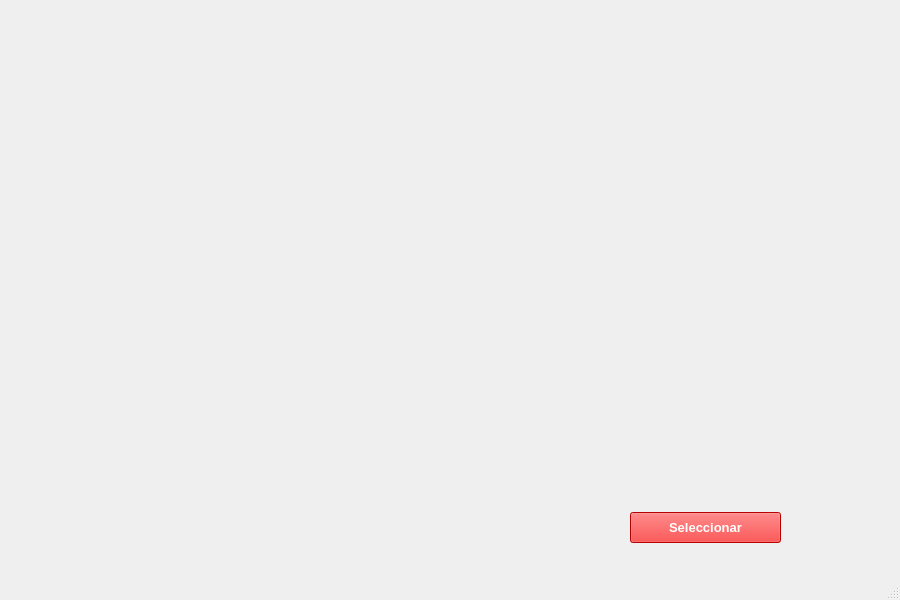
<?xml version="1.0" encoding="UTF-8"?>
<ui version="4.0">
 <class>VentanaJuego</class>
 <widget class="QMainWindow" name="VentanaJuego">
  <property name="geometry">
   <rect>
    <x>0</x>
    <y>0</y>
    <width>900</width>
    <height>600</height>
   </rect>
  </property>
  <property name="minimumSize">
   <size>
    <width>900</width>
    <height>600</height>
   </size>
  </property>
  <property name="maximumSize">
   <size>
    <width>900</width>
    <height>600</height>
   </size>
  </property>
  <property name="windowTitle">
   <string>MainWindow</string>
  </property>
  <widget class="QWidget" name="centralwidget">
   <widget class="QLabel" name="imagen_fondo">
    <property name="geometry">
     <rect>
      <x>0</x>
      <y>0</y>
      <width>900</width>
      <height>600</height>
     </rect>
    </property>
    <property name="minimumSize">
     <size>
      <width>900</width>
      <height>600</height>
     </size>
    </property>
    <property name="maximumSize">
     <size>
      <width>900</width>
      <height>600</height>
     </size>
    </property>
    <property name="text">
     <string/>
    </property>
    <property name="pixmap">
     <pixmap>../../sprites/background/dojo3.png</pixmap>
    </property>
    <property name="scaledContents">
     <bool>true</bool>
    </property>
   </widget>
   <widget class="QLabel" name="label_pilar_abajo">
    <property name="geometry">
     <rect>
      <x>80</x>
      <y>250</y>
      <width>761</width>
      <height>311</height>
     </rect>
    </property>
    <property name="text">
     <string/>
    </property>
    <property name="pixmap">
     <pixmap>../../sprites/background/table.png</pixmap>
    </property>
    <property name="scaledContents">
     <bool>true</bool>
    </property>
   </widget>
   <widget class="QPushButton" name="boton_seleccionar">
    <property name="geometry">
     <rect>
      <x>630</x>
      <y>512</y>
      <width>151</width>
      <height>31</height>
     </rect>
    </property>
    <property name="font">
     <font>
      <pointsize>10</pointsize>
      <weight>75</weight>
      <bold>true</bold>
     </font>
    </property>
    <property name="styleSheet">
     <string notr="true">background-color: rgb(255, 0, 0);
color: rgb(255, 255, 255);</string>
    </property>
    <property name="text">
     <string>Seleccionar</string>
    </property>
   </widget>
   <widget class="QLabel" name="carta_oponente">
    <property name="geometry">
     <rect>
      <x>210</x>
      <y>110</y>
      <width>191</width>
      <height>271</height>
     </rect>
    </property>
    <property name="text">
     <string/>
    </property>
    <property name="pixmap">
     <pixmap>../../sprites/cartas/back.png</pixmap>
    </property>
    <property name="scaledContents">
     <bool>true</bool>
    </property>
   </widget>
   <widget class="QLabel" name="carta_jugador">
    <property name="geometry">
     <rect>
      <x>510</x>
      <y>110</y>
      <width>191</width>
      <height>271</height>
     </rect>
    </property>
    <property name="text">
     <string/>
    </property>
    <property name="pixmap">
     <pixmap>../../sprites/cartas/back.png</pixmap>
    </property>
    <property name="scaledContents">
     <bool>true</bool>
    </property>
   </widget>
   <widget class="QLabel" name="label_nombre_oponente">
    <property name="geometry">
     <rect>
      <x>230</x>
      <y>50</y>
      <width>171</width>
      <height>51</height>
     </rect>
    </property>
    <property name="font">
     <font>
      <family>MS Sans Serif</family>
      <pointsize>17</pointsize>
      <weight>9</weight>
      <italic>false</italic>
      <bold>false</bold>
     </font>
    </property>
    <property name="styleSheet">
     <string notr="true">color: rgb(255, 255, 255);
font: 75 17pt &quot;MS Sans Serif&quot;;
</string>
    </property>
    <property name="text">
     <string/>
    </property>
   </widget>
   <widget class="QLabel" name="label_nombre_jugador">
    <property name="geometry">
     <rect>
      <x>530</x>
      <y>50</y>
      <width>171</width>
      <height>51</height>
     </rect>
    </property>
    <property name="font">
     <font>
      <family>MS Sans Serif</family>
      <pointsize>17</pointsize>
      <weight>9</weight>
      <italic>false</italic>
      <bold>false</bold>
     </font>
    </property>
    <property name="styleSheet">
     <string notr="true">color: rgb(255, 255, 255);
font: 75 17pt &quot;MS Sans Serif&quot;;
</string>
    </property>
    <property name="text">
     <string/>
    </property>
   </widget>
   <widget class="QLabel" name="carta_0">
    <property name="geometry">
     <rect>
      <x>110</x>
      <y>460</y>
      <width>61</width>
      <height>91</height>
     </rect>
    </property>
    <property name="text">
     <string/>
    </property>
    <property name="pixmap">
     <pixmap>../../sprites/cartas/back.png</pixmap>
    </property>
    <property name="scaledContents">
     <bool>true</bool>
    </property>
   </widget>
   <widget class="QLabel" name="carta_1">
    <property name="geometry">
     <rect>
      <x>180</x>
      <y>460</y>
      <width>61</width>
      <height>91</height>
     </rect>
    </property>
    <property name="text">
     <string/>
    </property>
    <property name="pixmap">
     <pixmap>../../sprites/cartas/back.png</pixmap>
    </property>
    <property name="scaledContents">
     <bool>true</bool>
    </property>
   </widget>
   <widget class="QLabel" name="carta_2">
    <property name="geometry">
     <rect>
      <x>250</x>
      <y>460</y>
      <width>61</width>
      <height>91</height>
     </rect>
    </property>
    <property name="text">
     <string/>
    </property>
    <property name="pixmap">
     <pixmap>../../sprites/cartas/back.png</pixmap>
    </property>
    <property name="scaledContents">
     <bool>true</bool>
    </property>
   </widget>
   <widget class="QLabel" name="carta_3">
    <property name="geometry">
     <rect>
      <x>320</x>
      <y>460</y>
      <width>61</width>
      <height>91</height>
     </rect>
    </property>
    <property name="text">
     <string/>
    </property>
    <property name="pixmap">
     <pixmap>../../sprites/cartas/back.png</pixmap>
    </property>
    <property name="scaledContents">
     <bool>true</bool>
    </property>
   </widget>
   <widget class="QLabel" name="carta_4">
    <property name="geometry">
     <rect>
      <x>390</x>
      <y>460</y>
      <width>61</width>
      <height>91</height>
     </rect>
    </property>
    <property name="text">
     <string/>
    </property>
    <property name="pixmap">
     <pixmap>../../sprites/cartas/back.png</pixmap>
    </property>
    <property name="scaledContents">
     <bool>true</bool>
    </property>
   </widget>
   <widget class="QLabel" name="carta_5">
    <property name="geometry">
     <rect>
      <x>460</x>
      <y>460</y>
      <width>61</width>
      <height>91</height>
     </rect>
    </property>
    <property name="text">
     <string/>
    </property>
    <property name="pixmap">
     <pixmap>../../sprites/cartas/back.png</pixmap>
    </property>
    <property name="scaledContents">
     <bool>true</bool>
    </property>
   </widget>
   <widget class="QLabel" name="carta_6">
    <property name="geometry">
     <rect>
      <x>530</x>
      <y>460</y>
      <width>61</width>
      <height>91</height>
     </rect>
    </property>
    <property name="text">
     <string/>
    </property>
    <property name="pixmap">
     <pixmap>../../sprites/cartas/back.png</pixmap>
    </property>
    <property name="scaledContents">
     <bool>true</bool>
    </property>
   </widget>
   <widget class="QLabel" name="mazo_0">
    <property name="geometry">
     <rect>
      <x>720</x>
      <y>20</y>
      <width>41</width>
      <height>41</height>
     </rect>
    </property>
    <property name="text">
     <string/>
    </property>
    <property name="scaledContents">
     <bool>true</bool>
    </property>
   </widget>
   <widget class="QLabel" name="mazo_1">
    <property name="geometry">
     <rect>
      <x>720</x>
      <y>60</y>
      <width>41</width>
      <height>41</height>
     </rect>
    </property>
    <property name="text">
     <string/>
    </property>
    <property name="scaledContents">
     <bool>true</bool>
    </property>
   </widget>
   <widget class="QLabel" name="mazo_2">
    <property name="geometry">
     <rect>
      <x>720</x>
      <y>90</y>
      <width>41</width>
      <height>41</height>
     </rect>
    </property>
    <property name="text">
     <string/>
    </property>
    <property name="scaledContents">
     <bool>true</bool>
    </property>
   </widget>
   <widget class="QLabel" name="mazo_3">
    <property name="geometry">
     <rect>
      <x>780</x>
      <y>20</y>
      <width>41</width>
      <height>41</height>
     </rect>
    </property>
    <property name="text">
     <string/>
    </property>
    <property name="scaledContents">
     <bool>true</bool>
    </property>
   </widget>
   <widget class="QLabel" name="mazo_4">
    <property name="geometry">
     <rect>
      <x>780</x>
      <y>80</y>
      <width>41</width>
      <height>41</height>
     </rect>
    </property>
    <property name="text">
     <string/>
    </property>
    <property name="scaledContents">
     <bool>true</bool>
    </property>
   </widget>
   <widget class="QLabel" name="mazo_op_0">
    <property name="geometry">
     <rect>
      <x>60</x>
      <y>20</y>
      <width>41</width>
      <height>41</height>
     </rect>
    </property>
    <property name="text">
     <string/>
    </property>
    <property name="scaledContents">
     <bool>true</bool>
    </property>
   </widget>
   <widget class="QLabel" name="mazo_op_1">
    <property name="geometry">
     <rect>
      <x>60</x>
      <y>80</y>
      <width>41</width>
      <height>41</height>
     </rect>
    </property>
    <property name="text">
     <string/>
    </property>
    <property name="scaledContents">
     <bool>true</bool>
    </property>
   </widget>
   <widget class="QLabel" name="mazo_op_2">
    <property name="geometry">
     <rect>
      <x>60</x>
      <y>125</y>
      <width>41</width>
      <height>41</height>
     </rect>
    </property>
    <property name="text">
     <string/>
    </property>
    <property name="scaledContents">
     <bool>true</bool>
    </property>
   </widget>
   <widget class="QLabel" name="mazo_op_3">
    <property name="geometry">
     <rect>
      <x>120</x>
      <y>20</y>
      <width>41</width>
      <height>41</height>
     </rect>
    </property>
    <property name="text">
     <string/>
    </property>
    <property name="scaledContents">
     <bool>true</bool>
    </property>
   </widget>
   <widget class="QLabel" name="mazo_op_4">
    <property name="geometry">
     <rect>
      <x>120</x>
      <y>80</y>
      <width>41</width>
      <height>41</height>
     </rect>
    </property>
    <property name="text">
     <string/>
    </property>
    <property name="scaledContents">
     <bool>true</bool>
    </property>
   </widget>
   <zorder>imagen_fondo</zorder>
   <zorder>label_pilar_abajo</zorder>
   <zorder>boton_seleccionar</zorder>
   <zorder>carta_jugador</zorder>
   <zorder>carta_oponente</zorder>
   <zorder>label_nombre_oponente</zorder>
   <zorder>label_nombre_jugador</zorder>
   <zorder>carta_0</zorder>
   <zorder>carta_1</zorder>
   <zorder>carta_2</zorder>
   <zorder>carta_3</zorder>
   <zorder>carta_4</zorder>
   <zorder>carta_5</zorder>
   <zorder>carta_6</zorder>
   <zorder>mazo_0</zorder>
   <zorder>mazo_1</zorder>
   <zorder>mazo_2</zorder>
   <zorder>mazo_3</zorder>
   <zorder>mazo_4</zorder>
   <zorder>mazo_op_0</zorder>
   <zorder>mazo_op_1</zorder>
   <zorder>mazo_op_2</zorder>
   <zorder>mazo_op_3</zorder>
   <zorder>mazo_op_4</zorder>
  </widget>
  <widget class="QMenuBar" name="menubar">
   <property name="geometry">
    <rect>
     <x>0</x>
     <y>0</y>
     <width>900</width>
     <height>21</height>
    </rect>
   </property>
  </widget>
  <widget class="QStatusBar" name="statusbar"/>
 </widget>
 <resources/>
 <connections/>
</ui>
